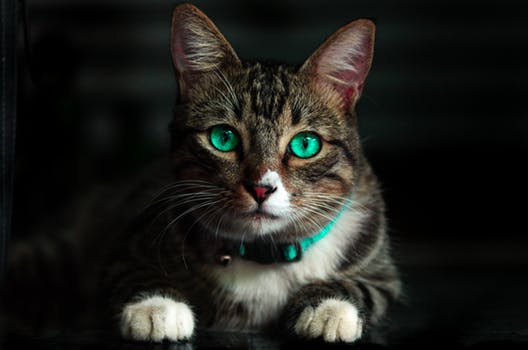
#> input picture Image_Manipulation/Basics/cat.jpeg, 528 x 350 px
$ python main.py --image ../Basics/cat.jpeg
#> lines starting #> are read from the running program, lines starting #| are printed output that depends on the picture; after the words box and inside, x2 and y2 are one past the last pixel; in counts of white or black regions, pixels touching at a corner belong together
from matplotlib import pyplot as plt
import numpy as np
import argparse
import cv2

# fetching the arguments and save in dictionary
ap = argparse.ArgumentParser()
ap.add_argument("-i", "--image", required = True, help = "Enter path to the image")
args = vars(ap.parse_args())

# loading and converting the image into numpy array
image = cv2.imread(args["image"])
#> image is the input picture: shape (350, 528, 3); mean B, G, R 27.8, 31.9, 31.8


#simple Threshold

image = cv2.cvtColor( image , cv2.COLOR_BGR2GRAY )
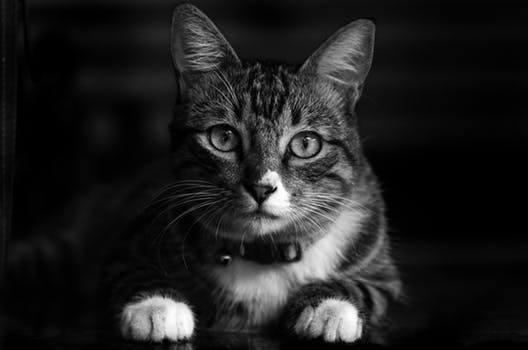
#> image: shape (350, 528); min 0, max 255, mean 31.4
blurred = cv2.GaussianBlur( image , ( 5,5 ) , 0 )

cv2.imshow( "Image" , image )

(T, thresh) = cv2.threshold(blurred, 155, 255, cv2.THRESH_BINARY)
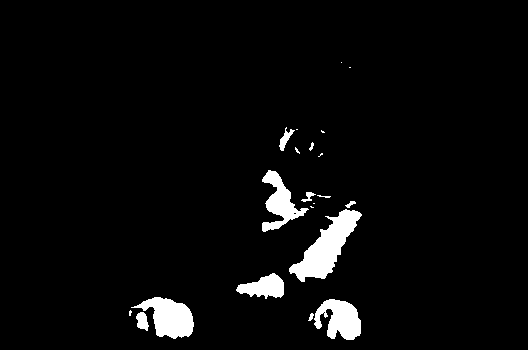
#> thresh: shape (350, 528); 4% white; 21 white regions (9 under 20 px), largest, box (x1, y1, x2, y2) and area: (289, 209, 362, 282) 2153, (131, 297, 194, 339) 1475, (314, 299, 361, 340) 1271
cv2.imshow("Threshold Binary", thresh)

#simple Thresholding using inv binary
(T, threshInv) = cv2.threshold(blurred, 155, 255, cv2.THRESH_BINARY_INV)
cv2.imshow("Threshold Inv Binary", threshInv)

cv2.imshow("Only Coins", cv2.bitwise_and(image, image, mask = threshInv))
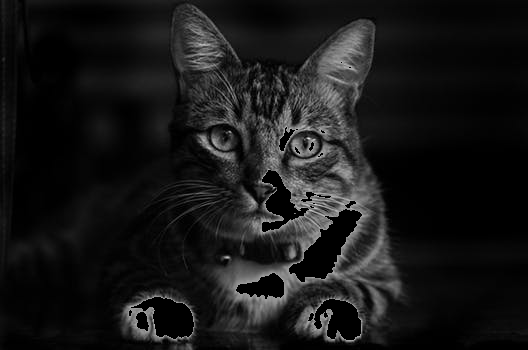
#> window 'Only Coins': shape (350, 528); min 0, max 227, mean 23.6
cv2.waitKey(0)

#Adaptive

thresh = cv2.adaptiveThreshold( blurred , 255 , cv2.ADAPTIVE_THRESH_MEAN_C , cv2.THRESH_BINARY_INV , 11 , 4 )
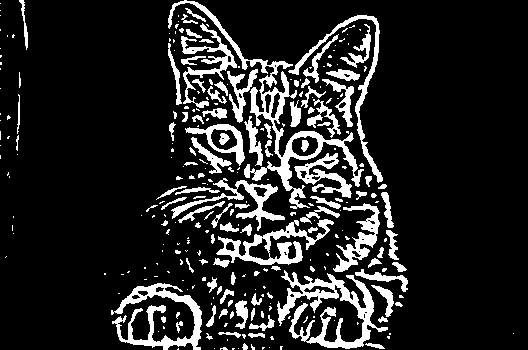
#> thresh: shape (350, 528); 14.3% white; 278 white regions (172 under 20 px), largest, box (x1, y1, x2, y2) and area: (168, 0, 364, 209) 3523, (277, 270, 388, 349) 2909, (111, 283, 202, 350) 2039
cv2.imshow( "Mean" , thresh )

thresh = cv2.adaptiveThreshold( blurred , 255 , cv2.ADAPTIVE_THRESH_GAUSSIAN_C , cv2.THRESH_BINARY_INV , 15 , 3 )
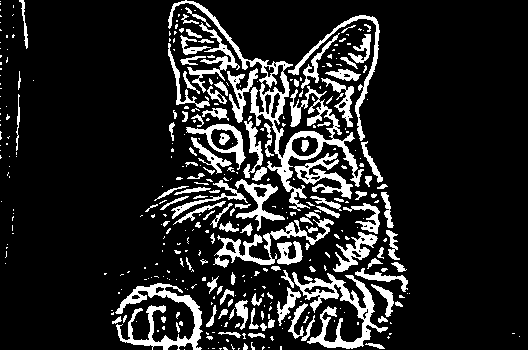
#> thresh: shape (350, 528); 14.4% white; 370 white regions (248 under 20 px), largest, box (x1, y1, x2, y2) and area: (168, 0, 364, 211) 4024, (292, 272, 388, 349) 2130, (115, 283, 203, 350) 1929
cv2.imshow( "Gaussian" , thresh )
cv2.waitKey(0)
